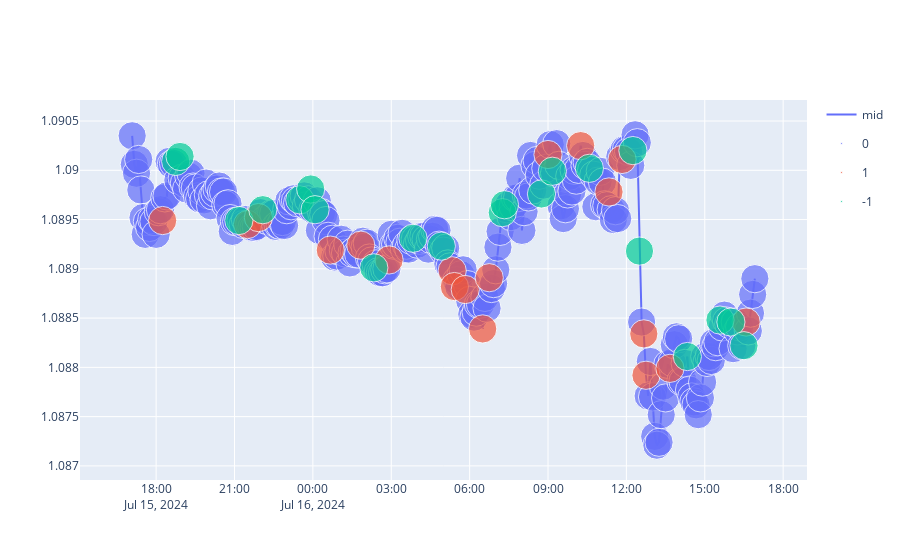

Notebook code for this chart:
### Code cell
is_signal_col = lambda name: 'mid' in name
line = px.line(d, x = 'timeStamp', y = [col for col in d.columns if is_signal_col(col)])
scatter = px.scatter(d, x = 'timeStamp', y='mid', color='signal', size='mid' )
plot = go.Figure(data=line.data + scatter.data)
plot.show()

### Figure 1 — Plotly figure (JSON) as saved in the notebook; plotly's stock layout.template omitted (floating-point values rounded to 4 significant figures; data arrays with more than 128 entries replaced by an {"elided": "..."} marker saying what was removed)
{"data": [{"hovertemplate": "variable=mid<br>timeStamp=%{x}<br>value=%{y}<extra></extra>", "legendgroup": "mid", "line": {"color": "#636efa", "dash": "solid"}, "marker": {"symbol": "circle"}, "mode": "lines", "name": "mid", "orientation": "v", "showlegend": true, "type": "scatter", "x": {"elided": "287 str values"}, "xaxis": "x", "y": {"elided": "287 float values"}, "yaxis": "y"}, {"hovertemplate": "signal=0<br>timeStamp=%{x}<br>mid=%{marker.size}<extra></extra>", "legendgroup": "0", "marker": {"color": "#636efa", "size": {"elided": "247 float values"}, "sizemode": "area", "sizeref": 0.002726, "symbol": "circle"}, "mode": "markers", "name": "0", "orientation": "v", "showlegend": true, "type": "scatter", "x": {"elided": "247 str values"}, "xaxis": "x", "y": {"elided": "247 float values"}, "yaxis": "y"}, {"hovertemplate": "signal=1<br>timeStamp=%{x}<br>mid=%{marker.size}<extra></extra>", "legendgroup": "1", "marker": {"color": "#EF553B", "size": [1.089, 1.089, 1.09, 1.089, 1.089, 1.089, 1.089, 1.089, 1.089, 1.088, 1.089, 1.09, 1.09, 1.09, 1.09, 1.088, 1.088, 1.088, 1.088], "sizemode": "area", "sizeref": 0.002726, "symbol": "circle"}, "mode": "markers", "name": "1", "orientation": "v", "showlegend": true, "type": "scatter", "x": ["2024-07-15 18:15", "2024-07-15 21:30", "2024-07-15 21:55", "2024-07-16 00:40", "2024-07-16 01:50", "2024-07-16 02:55", "2024-07-16 05:20", "2024-07-16 05:25", "2024-07-16 05:50", "2024-07-16 06:30", "2024-07-16 06:45", "2024-07-16 09:00", "2024-07-16 10:15", "2024-07-16 11:20", "2024-07-16 11:50", "2024-07-16 12:40", "2024-07-16 12:45", "2024-07-16 13:40", "2024-07-16 16:35"], "xaxis": "x", "y": [1.089, 1.089, 1.09, 1.089, 1.089, 1.089, 1.089, 1.089, 1.089, 1.088, 1.089, 1.09, 1.09, 1.09, 1.09, 1.088, 1.088, 1.088, 1.088], "yaxis": "y"}, {"hovertemplate": "signal=-1<br>timeStamp=%{x}<br>mid=%{marker.size}<extra></extra>", "legendgroup": "-1", "marker": {"color": "#00cc96", "size": [1.09, 1.09, 1.089, 1.09, 1.09, 1.09, 1.09, 1.089, 1.089, 1.089, 1.09, 1.09, 1.09, 1.09, 1.09, 1.09, 1.089, 1.088, 1.088, 1.088, 1.088], "sizemode": "area", "sizeref": 0.002726, "symbol": "circle"}, "mode": "markers", "name": "-1", "orientation": "v", "showlegend": true, "type": "scatter", "x": ["2024-07-15 18:45", "2024-07-15 18:55", "2024-07-15 21:10", "2024-07-15 22:05", "2024-07-15 23:30", "2024-07-15 23:55", "2024-07-16 00:05", "2024-07-16 02:20", "2024-07-16 03:50", "2024-07-16 04:55", "2024-07-16 07:15", "2024-07-16 07:20", "2024-07-16 08:45", "2024-07-16 09:10", "2024-07-16 10:35", "2024-07-16 12:15", "2024-07-16 12:30", "2024-07-16 14:20", "2024-07-16 15:35", "2024-07-16 16:00", "2024-07-16 16:30"], "xaxis": "x", "y": [1.09, 1.09, 1.089, 1.09, 1.09, 1.09, 1.09, 1.089, 1.089, 1.089, 1.09, 1.09, 1.09, 1.09, 1.09, 1.09, 1.089, 1.088, 1.088, 1.088, 1.088], "yaxis": "y"}], "layout": {}}
